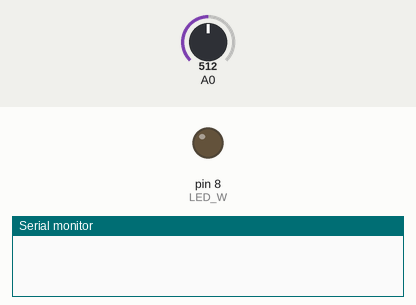
A sketch run on a simulated Arduino Uno, built with avr-gcc and run on an emulated ATmega328P. Parts: output pins drawn as LEDs (lit = HIGH), the last lines printed to the serial monitor. The inputs (shaded band) are chosen by the test bench; at power-on: A0 = 512.

Above: at 0.1 s.
At 1.1 s:
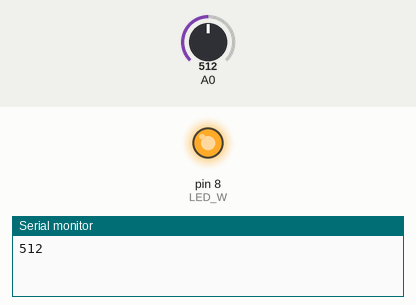
Timing chart, 0 to 2.6 s (numbered marks = the images above):
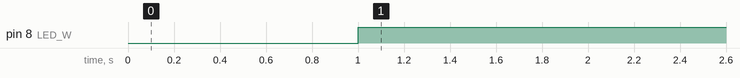

The sketch:

ex19-1.ino
```cpp
unsigned long current, before ;
int LED_W=8;
int BZ = 9;
void setup() {
  Serial.begin(9600);
  pinMode(LED_W,OUTPUT);
  before = millis();
}

void loop() {
int inTime ;
int water_level;

 current = millis();
 inTime = current- before;
 if(inTime >=1000) {
     before = current ;
     water_level= analogRead(A0);
     if(water_level >500) {
                    digitalWrite(LED_W,1);
                    digitalWrite(BZ,1);
     }
     else {
                   digitalWrite(LED_W,0);
                   digitalWrite(BZ,0);

     }
     Serial.println(water_level);
  }
 }
```

Measured:
- by itself, pin 8 (LED_W): LOW → HIGH at 1.0 s
